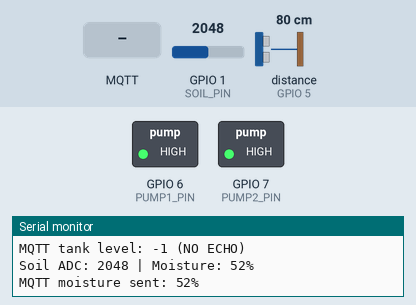
The sketch below on a simulated ESP32-S3. Shown: switched loads named in the sketch (green lamp = pin HIGH), the last lines printed to the serial monitor. Wiring (inferred from the names in the program): ultrasonic range finder: trigger GPIO 4; echo GPIO 5. Inputs (shaded band) come from the test bench; at power-on: GPIO 1 (SOIL_PIN) = 2048, distance to the obstacle (sensor on GPIO 5) 80 cm. The echo pulse lasts 58.3 µs per cm; WiFi joins after 1.5 s; servers stay silent unless stated; no MQTT or app messages arrive unless stated; pins used as bus, display or sensor lines are not drawn.

Above: at 3.7 s.
3.8 s: MQTT message "FILL_ON" arrives on the first subscribed topic
At 4.8 s:
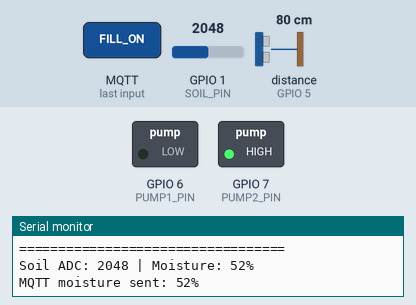
5.3 s: MQTT message "PUMP_ON" arrives on the first subscribed topic
At 6.0 s:
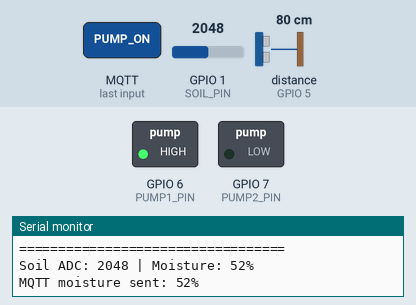
Timing chart, 0 to 8.3 s (numbered marks = the images above; inputs shaded):
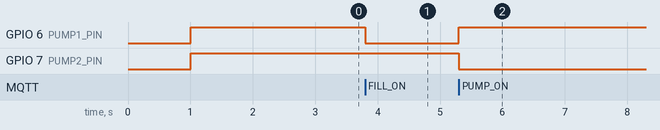

Measured:
- after the input at 3.8 s, GPIO 6 (PUMP1_PIN): HIGH → LOW at once
- after the input at 5.3 s, GPIO 6 (PUMP1_PIN): LOW → HIGH at once; GPIO 7 (PUMP2_PIN): HIGH → LOW at once

The sketch:

smart_irrigation_esp32s3.ino
```cpp
/*
  TERRAFLOW SMART IRRIGATION - ESP32-S3
  ======================================

  PUMP 1 = TANK-FILLING PUMP -> GPIO 6
  PUMP 2 = IRRIGATION PUMP   -> GPIO 7

  SOIL MOISTURE -> GPIO 1
  HC-SR04 TRIG  -> GPIO 4
  HC-SR04 ECHO  -> GPIO 5 (through voltage divider)

  MQTT:
    Broker: broker.hivemq.com
    Port : 1883

  MQTT COMMAND TOPIC:
    irrigation/cmd

  COMMANDS:
    FILL_ON       -> Manual Tank-Filling Pump ON
    FILL_OFF      -> Manual Tank-Filling Pump OFF

    PUMP_ON       -> Manual Irrigation Pump ON
    PUMP_OFF      -> Manual Irrigation Pump OFF

    AUTO_MODE_ON  -> Enable Automatic Irrigation
    AUTO_MODE_OFF -> Disable Automatic Irrigation

  AUTOMATIC IRRIGATION:
    Moisture < 30% -> Pump 2 ON
    Moisture > 80% -> Pump 2 OFF
    30% to 80%     -> Keep current Pump 2 state

  IMPORTANT:
    - Pump 1 is ALWAYS manual. There is NO automatic tank filling.
    - Ultrasonic NO ECHO does NOT stop or block Pump 1 manual control.
    - Ultrasonic has NO effect on Pump 2.
    - Pump 2 works in both manual and automatic modes.
    - Only one pump can run at a time.
    - Soil moisture is published every 1 second.
*/

#include <WiFi.h>
#include <PubSubClient.h>

// ============================================================
// WIFI
// ============================================================
const char* WIFI_SSID = "V";
const char* WIFI_PASSWORD = "12345678";

// ============================================================
// MQTT
// ============================================================
const char* MQTT_BROKER = "broker.hivemq.com";
const int MQTT_PORT = 1883;
const char* MQTT_CLIENT_ID = "Terraflow_ESP32S3";

const char* TOPIC_COMMAND       = "irrigation/cmd";
const char* TOPIC_MOISTURE      = "irrigation/moisture";
const char* TOPIC_TANK_LEVEL    = "irrigation/tank_level";
const char* TOPIC_PUMP1_STATUS  = "irrigation/pump1_status";
const char* TOPIC_PUMP2_STATUS  = "irrigation/pump2_status";

// ============================================================
// PINS
// ============================================================
#define SOIL_PIN 1

#define TRIG_PIN 4
#define ECHO_PIN 5

// Pump 1 = Tank filling
#define PUMP1_PIN 6

// Pump 2 = Irrigation
#define PUMP2_PIN 7

// Relay is active LOW
#define RELAY_ON  LOW
#define RELAY_OFF HIGH

// ============================================================
// SOIL MOISTURE CALIBRATION
// ============================================================
// Higher ADC value = drier soil
// Lower ADC value  = wetter soil
#define SOIL_DRY 3000
#define SOIL_WET 1200

// Automatic irrigation thresholds
#define IRRIGATION_START_THRESHOLD 30
#define IRRIGATION_STOP_THRESHOLD 80

// ============================================================
// TANK
// ============================================================
#define TANK_HEIGHT_CM 8.0

// ============================================================
// OBJECTS
// ============================================================
WiFiClient espClient;
PubSubClient mqttClient(espClient);

// ============================================================
// STATE
// ============================================================
bool pump1Running = false;
bool pump2Running = false;

bool autoIrrigation = false;

// Latest soil moisture value
int currentMoisture = 0;

// ============================================================
// TIMERS
// ============================================================
unsigned long lastMoisturePublish = 0;
const unsigned long MOISTURE_INTERVAL = 1000; // 1 second

unsigned long lastTankPublish = 0;
const unsigned long TANK_INTERVAL = 3000; // tank level every 3 seconds

// ============================================================
// FUNCTION DECLARATIONS
// ============================================================
void connectWiFi();
void connectMQTT();
void mqttCallback(char* topic, byte* payload, unsigned int length);

int readMoisture();
float readTankLevel();

void updateAutomaticIrrigation();

void startFillingPumpManual();
void stopFillingPump();

void startIrrigationPumpManual();
void stopIrrigationPump();

void allPumpsOFF();

void publishMoisture();
void publishTankLevel();
void publishPumpStatus();

// ============================================================
// SETUP
// ============================================================
void setup()
{
  Serial.begin(115200);
  delay(1000);

  Serial.println();
  Serial.println("========================================");
  Serial.println("     TERRAFLOW SMART IRRIGATION");
  Serial.println("           ESP32-S3 SYSTEM");
  Serial.println("========================================");

  // Sensor pins
  pinMode(SOIL_PIN, INPUT);

  pinMode(TRIG_PIN, OUTPUT);
  pinMode(ECHO_PIN, INPUT);

  // Relay pins
  pinMode(PUMP1_PIN, OUTPUT);
  pinMode(PUMP2_PIN, OUTPUT);

  // Safety: both pumps OFF
  digitalWrite(PUMP1_PIN, RELAY_OFF);
  digitalWrite(PUMP2_PIN, RELAY_OFF);

  pump1Running = false;
  pump2Running = false;

  digitalWrite(TRIG_PIN, LOW);

  Serial.println("Both pumps OFF at startup.");

  // WiFi
  connectWiFi();

  // MQTT
  mqttClient.setServer(MQTT_BROKER, MQTT_PORT);
  mqttClient.setCallback(mqttCallback);

  // Initial moisture reading
  currentMoisture = readMoisture();

  Serial.println("System ready.");
}

// ============================================================
// LOOP
// ============================================================
void loop()
{
  // Keep WiFi connected
  if (WiFi.status() != WL_CONNECTED)
  {
    connectWiFi();
  }

  // Keep MQTT connected
  if (!mqttClient.connected())
  {
    connectMQTT();
  }

  mqttClient.loop();

  // ----------------------------------------------------------
  // SOIL MOISTURE EVERY 1 SECOND
  // ----------------------------------------------------------
  if (millis() - lastMoisturePublish >= MOISTURE_INTERVAL)
  {
    lastMoisturePublish = millis();

    currentMoisture = readMoisture();

    // Always publish moisture every second
    publishMoisture();

    // Automatic irrigation uses this same reading
    if (autoIrrigation)
    {
      updateAutomaticIrrigation();
    }
  }

  // ----------------------------------------------------------
  // TANK LEVEL
  // ----------------------------------------------------------
  if (millis() - lastTankPublish >= TANK_INTERVAL)
  {
    lastTankPublish = millis();
    publishTankLevel();
  }

  delay(10);
}

// ============================================================
// WIFI
// ============================================================
void connectWiFi()
{
  if (WiFi.status() == WL_CONNECTED)
  {
    return;
  }

  Serial.print("Connecting to WiFi");

  WiFi.begin(WIFI_SSID, WIFI_PASSWORD);

  int attempts = 0;

  while (WiFi.status() != WL_CONNECTED && attempts < 20)
  {
    delay(500);
    Serial.print(".");
    attempts++;
  }

  Serial.println();

  if (WiFi.status() == WL_CONNECTED)
  {
    Serial.println("WiFi connected.");
    Serial.print("IP address: ");
    Serial.println(WiFi.localIP());
  }
  else
  {
    Serial.println("WiFi connection failed.");
  }
}

// ============================================================
// MQTT CONNECTION
// ============================================================
void connectMQTT()
{
  while (!mqttClient.connected())
  {
    Serial.print("Connecting to MQTT...");

    // Use a unique client ID if the same ID is already connected
    String clientId = MQTT_CLIENT_ID;
    clientId += "_";
    clientId += String((uint32_t)ESP.getEfuseMac(), HEX);

    if (mqttClient.connect(clientId.c_str()))
    {
      Serial.println("connected.");

      mqttClient.subscribe(TOPIC_COMMAND);

      Serial.print("Subscribed to: ");
      Serial.println(TOPIC_COMMAND);

      // Safety after reconnect
      allPumpsOFF();

      // Automatic mode must be enabled again by frontend
      autoIrrigation = false;

      Serial.println("Automatic irrigation disabled after MQTT reconnect.");
    }
    else
    {
      Serial.print("MQTT connection failed. State = ");
      Serial.println(mqttClient.state());

      delay(3000);
    }
  }
}

// ============================================================
// MQTT CALLBACK
// ============================================================
void mqttCallback(char* topic, byte* payload, unsigned int length)
{
  String command = "";

  for (unsigned int i = 0; i < length; i++)
  {
    command += (char)payload[i];
  }

  command.trim();

  Serial.println();
  Serial.println("========== MQTT COMMAND ==========");
  Serial.print("Topic   : ");
  Serial.println(topic);
  Serial.print("Command : ");
  Serial.println(command);

  // ==========================================================
  // MANUAL TANK-FILLING PUMP
  // ==========================================================
  if (command == "FILL_ON")
  {
    startFillingPumpManual();
  }
  else if (command == "FILL_OFF")
  {
    stopFillingPump();
  }

  // ==========================================================
  // MANUAL IRRIGATION PUMP
  // ==========================================================
  else if (command == "PUMP_ON")
  {
    startIrrigationPumpManual();
  }
  else if (command == "PUMP_OFF")
  {
    stopIrrigationPump();
  }

  // ==========================================================
  // AUTOMATIC IRRIGATION
  // ==========================================================
  else if (command == "AUTO_MODE_ON" || command == "AUTO_ON")
  {
    autoIrrigation = true;

    Serial.println("AUTOMATIC IRRIGATION = ON");

    // Immediately evaluate the current moisture.
    updateAutomaticIrrigation();
  }
  else if (command == "AUTO_MODE_OFF" || command == "AUTO_OFF")
  {
    autoIrrigation = false;

    Serial.println("AUTOMATIC IRRIGATION = OFF");

    // Turning automatic mode OFF stops Pump 2.
    stopIrrigationPump();
  }
  else
  {
    Serial.println("Unknown MQTT command.");
  }

  Serial.println("==================================");
}

// ============================================================
// READ SOIL MOISTURE
// ============================================================
int readMoisture()
{
  int rawValue = analogRead(SOIL_PIN);

  int moisture = map(
    rawValue,
    SOIL_DRY,
    SOIL_WET,
    0,
    100
  );

  moisture = constrain(moisture, 0, 100);

  Serial.print("Soil ADC: ");
  Serial.print(rawValue);
  Serial.print(" | Moisture: ");
  Serial.print(moisture);
  Serial.println("%");

  return moisture;
}

// ============================================================
// AUTOMATIC IRRIGATION
// ============================================================
// Automatic rules:
//
// moisture < 30%
//      -> Pump 2 ON
//
// moisture > 80%
//      -> Pump 2 OFF
//
// 30% to 80%
//      -> Keep current Pump 2 state
//
// Ultrasonic is NOT used here.
// ============================================================
void updateAutomaticIrrigation()
{
  int moisture = currentMoisture;

  // ----------------------------------------------------------
  // SOIL IS TOO DRY
  // ----------------------------------------------------------
  if (moisture < IRRIGATION_START_THRESHOLD)
  {
    if (!pump2Running)
    {
      // Mutual exclusion:
      // Pump 1 MUST be OFF before Pump 2 starts.
      digitalWrite(PUMP1_PIN, RELAY_OFF);
      pump1Running = false;

      digitalWrite(PUMP2_PIN, RELAY_ON);
      pump2Running = true;

      Serial.print("AUTO: Pump 2 ON. Moisture = ");
      Serial.print(moisture);
      Serial.println("% (< 30%).");

      publishPumpStatus();
    }

    return;
  }

  // ----------------------------------------------------------
  // SOIL IS WET ENOUGH
  // ----------------------------------------------------------
  if (moisture > IRRIGATION_STOP_THRESHOLD)
  {
    if (pump2Running)
    {
      Serial.print("AUTO: Pump 2 OFF. Moisture = ");
      Serial.print(moisture);
      Serial.println("% (> 80%).");

      stopIrrigationPump();
    }

    return;
  }

  // ----------------------------------------------------------
  // BETWEEN 30% AND 80%
  // ----------------------------------------------------------
  Serial.print("AUTO: Moisture = ");
  Serial.print(moisture);
  Serial.println("% -> keeping current Pump 2 state.");
}

// ============================================================
// MANUAL PUMP 1 - TANK FILLING
// ============================================================
// IMPORTANT:
// There is NO ultrasonic check here.
//
// Therefore:
// FILL_ON -> Pump 1 starts even when ultrasonic says NO ECHO.
//
// Pump 1 has NO automatic start logic.
// ============================================================
void startFillingPumpManual()
{
  // Mutual exclusion:
  // Pump 2 MUST be OFF before Pump 1 starts.
  digitalWrite(PUMP2_PIN, RELAY_OFF);
  pump2Running = false;

  digitalWrite(PUMP1_PIN, RELAY_ON);
  pump1Running = true;

  Serial.println("MANUAL: Pump 1 ON - tank filling.");
  Serial.println("Ultrasonic Echo is NOT required.");
  Serial.println("Pump 2 forced OFF.");

  publishPumpStatus();
}

// ============================================================
// MANUAL PUMP 1 OFF
// ============================================================
void stopFillingPump()
{
  digitalWrite(PUMP1_PIN, RELAY_OFF);
  pump1Running = false;

  Serial.println("MANUAL: Pump 1 OFF - tank filling stopped.");

  publishPumpStatus();
}

// ============================================================
// MANUAL PUMP 2 - IRRIGATION
// ============================================================
// Manual irrigation ignores:
//   - ultrasonic
//   - 30% start threshold
//
// PUMP_ON from frontend starts Pump 2.
// ============================================================
void startIrrigationPumpManual()
{
  // Mutual exclusion:
  // Pump 1 MUST be OFF before Pump 2 starts.
  digitalWrite(PUMP1_PIN, RELAY_OFF);
  pump1Running = false;

  digitalWrite(PUMP2_PIN, RELAY_ON);
  pump2Running = true;

  Serial.println("MANUAL: Pump 2 ON - irrigation.");
  Serial.println("Ultrasonic Echo does NOT affect Pump 2.");
  Serial.println("Pump 1 forced OFF.");

  publishPumpStatus();
}

// ============================================================
// MANUAL / GENERAL PUMP 2 OFF
// ============================================================
void stopIrrigationPump()
{
  digitalWrite(PUMP2_PIN, RELAY_OFF);
  pump2Running = false;

  Serial.println("Pump 2 OFF - irrigation stopped.");

  publishPumpStatus();
}

// ============================================================
// ULTRASONIC TANK LEVEL
// ============================================================
// Used ONLY for tank-level monitoring.
//
// It does NOT control Pump 1.
// It does NOT control Pump 2.
//
// NO ECHO simply publishes -1.
// ============================================================
float readTankLevel()
{
  digitalWrite(TRIG_PIN, LOW);
  delayMicroseconds(2);

  digitalWrite(TRIG_PIN, HIGH);
  delayMicroseconds(10);

  digitalWrite(TRIG_PIN, LOW);

  long duration = pulseIn(
    ECHO_PIN,
    HIGH,
    30000
  );

  if (duration == 0)
  {
    Serial.println("Ultrasonic: NO ECHO.");
    return -1.0;
  }

  float distance = duration * 0.0343 / 2.0;

  float waterLevel = TANK_HEIGHT_CM - distance;

  if (waterLevel < 0.0 || waterLevel > TANK_HEIGHT_CM)
  {
    Serial.println("Ultrasonic: INVALID LEVEL.");
    return -1.0;
  }

  return waterLevel;
}

// ============================================================
// PUBLISH SOIL MOISTURE
// ============================================================
void publishMoisture()
{
  if (!mqttClient.connected())
  {
    return;
  }

  char moistureBuffer[10];

  snprintf(
    moistureBuffer,
    sizeof(moistureBuffer),
    "%d",
    currentMoisture
  );

  bool result = mqttClient.publish(
    TOPIC_MOISTURE,
    moistureBuffer
  );

  if (result)
  {
    Serial.print("MQTT moisture sent: ");
    Serial.print(currentMoisture);
    Serial.println("%");
  }
  else
  {
    Serial.println("MQTT moisture publish failed.");
  }
}

// ============================================================
// PUBLISH TANK LEVEL
// ============================================================
void publishTankLevel()
{
  if (!mqttClient.connected())
  {
    return;
  }

  float tankLevel = readTankLevel();

  char tankBuffer[16];

  if (tankLevel < 0)
  {
    strcpy(tankBuffer, "-1");
    mqttClient.publish(TOPIC_TANK_LEVEL, tankBuffer);

    Serial.println("MQTT tank level: -1 (NO ECHO)");
  }
  else
  {
    snprintf(
      tankBuffer,
      sizeof(tankBuffer),
      "%.1f",
      tankLevel
    );

    mqttClient.publish(
      TOPIC_TANK_LEVEL,
      tankBuffer
    );

    Serial.print("MQTT tank level sent: ");
    Serial.print(tankLevel);
    Serial.println(" cm");
  }
}

// ============================================================
// PUBLISH PUMP STATUS
// ============================================================
void publishPumpStatus()
{
  if (!mqttClient.connected())
  {
    return;
  }

  mqttClient.publish(
    TOPIC_PUMP1_STATUS,
    pump1Running ? "ON" : "OFF"
  );

  mqttClient.publish(
    TOPIC_PUMP2_STATUS,
    pump2Running ? "ON" : "OFF"
  );
}

// ============================================================
// SAFETY - BOTH PUMPS OFF
// ============================================================
void allPumpsOFF()
{
  digitalWrite(PUMP1_PIN, RELAY_OFF);
  digitalWrite(PUMP2_PIN, RELAY_OFF);

  pump1Running = false;
  pump2Running = false;

  Serial.println("SAFETY: BOTH PUMPS OFF.");

  publishPumpStatus();
}
```
